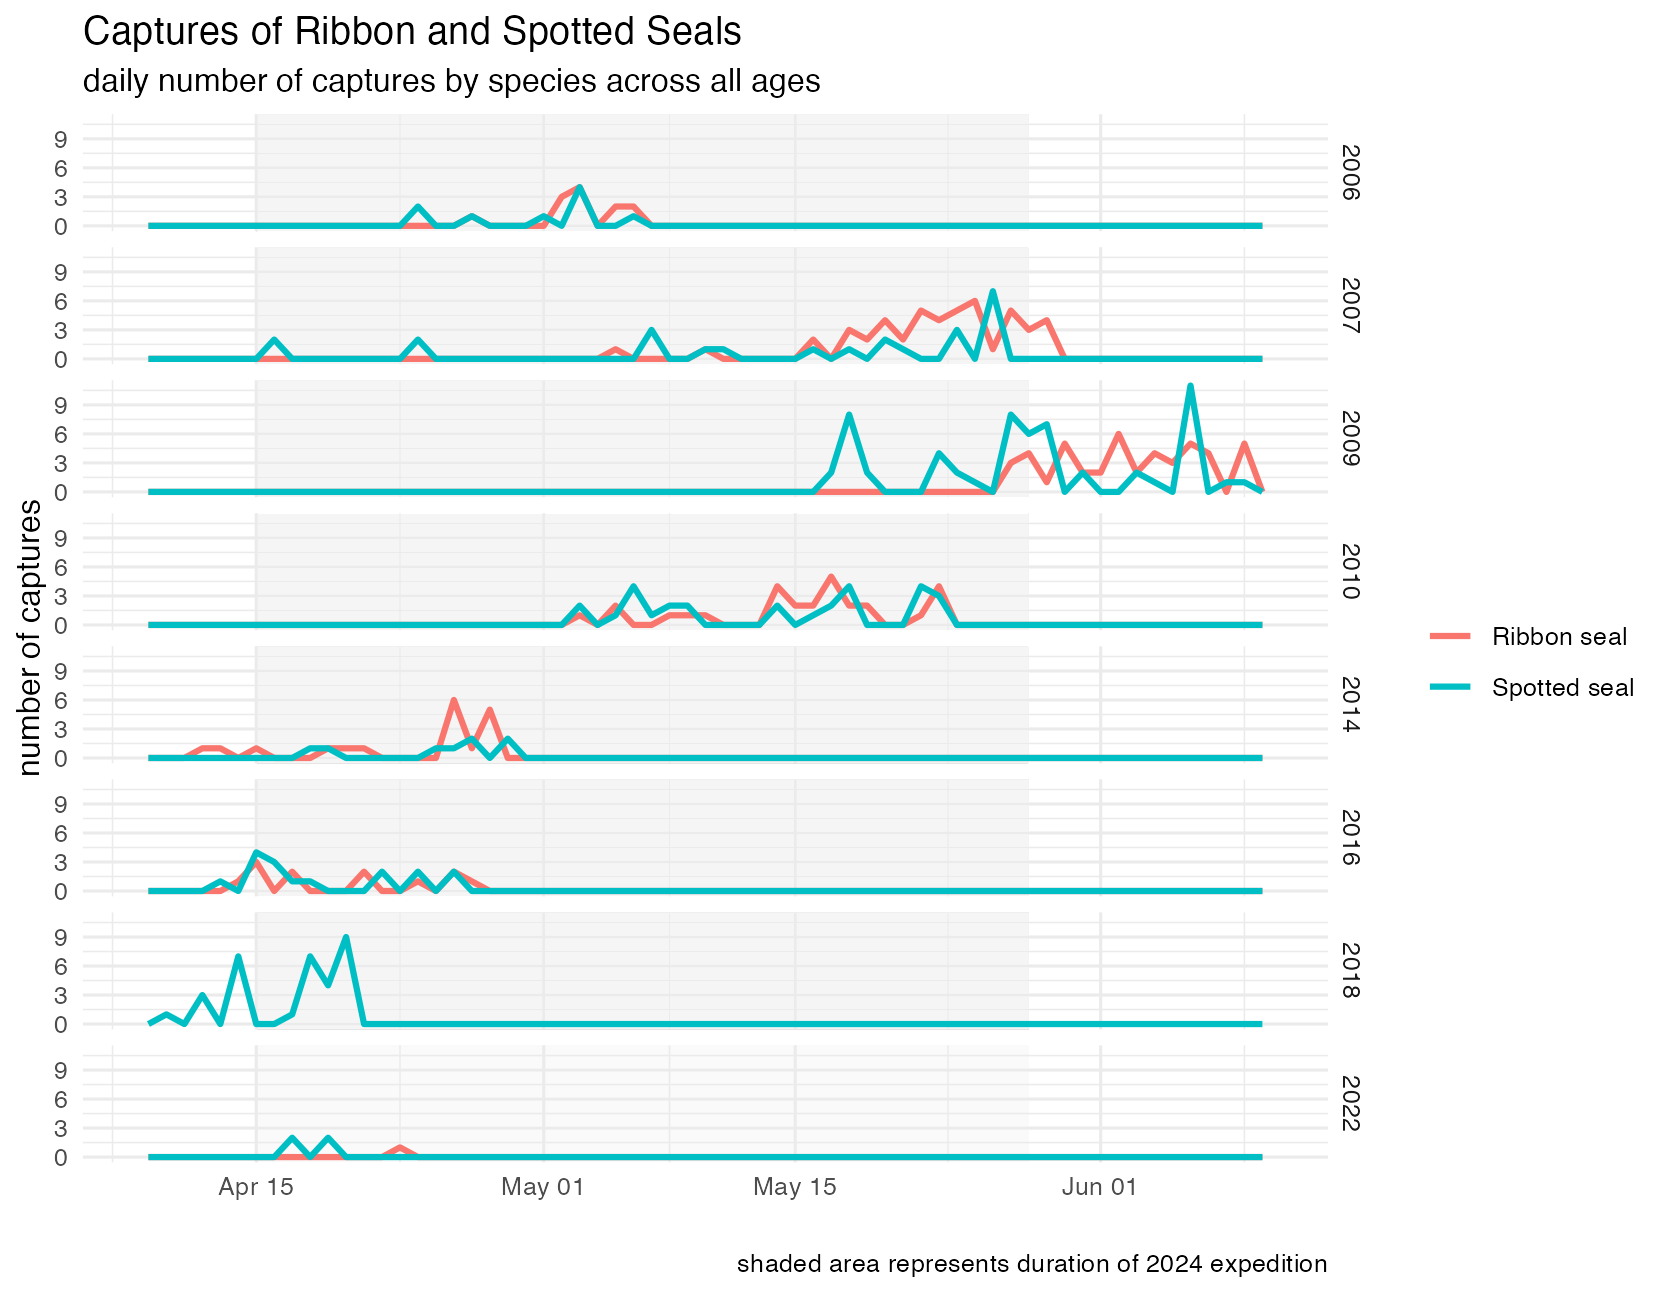

Generate this figure with R:
library(RPostgres)
library(dplyr)
library(lubridate)
library(ggplot2)


tryCatch({
  con <- dbConnect(RPostgres::Postgres(),
                   dbname = 'pep', 
                   host = Sys.getenv('PEP_PG_IP'),
                   user = keyringr::get_kc_account("pgpep_londonj"),
                   password = keyringr::decrypt_kc_pw("pgpep_londonj"))
},
error = function(cond) {
  print("Unable to connect to Database.")
})
on.exit(dbDisconnect(con))

captures_qry <- "select *
from capture.geo_captures
where common_name in ('Ribbon seal','Spotted seal')
and capture_dt > '2006-01-01' AND
project is not null AND
project not in ('2012_Everett')
order by speno;"

captures_data <- dbGetQuery(con, captures_qry) 
  
captures_data <- captures_data |> 
  dplyr::mutate(doy = lubridate::yday(capture_dt),
                y = lubridate::year(capture_dt),
                month_day = as.Date('2010-12-31') + doy) |> 
  dplyr::filter(between(doy,100,200),
                !project %in% c('2008_Bering','2007_Russia','2009_Russia',
                                '2014_Japan'))

ggplot(data = captures_data,aes(month_day,color=common_name)) +
  geom_rect(aes(xmin=ymd('2011-04-15'),
                xmax = ymd('2011-05-28'),
                ymin = -Inf,
                ymax = Inf), fill = 'grey90', 
            color = NA, alpha = 0.05) +
  geom_freqpoly(binwidth = 1, linewidth=1,
                ) + 
  facet_grid( y ~ .) +
  theme_minimal() +
  labs( title = "Captures of Ribbon and Spotted Seals",
        subtitle = "daily number of captures by species across all ages",
        caption = "shaded area represents duration of 2024 expedition",
        y = "number of captures") +
  xlab('') +
  scale_color_discrete(name = '')
